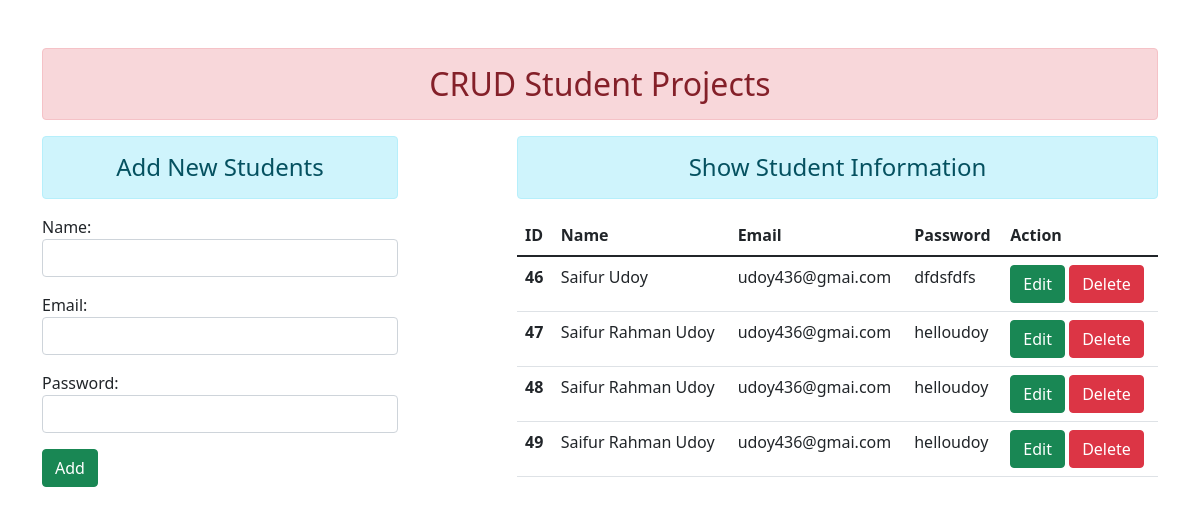
The page / on the database its author committed.
### enroll/models.py (models this page shows, shortened)
class User(models.Model):
    name = models.CharField(max_length=70)
    email = models.EmailField()
    password = models.CharField(max_length=100)

### enroll/views.py (the view)
# urls.py: path('', views.add_show, name='add_show'),
def add_show(request):
    if request.method == 'POST':
        fm = StudentRegistration(request.POST)
        if fm.is_valid():
            nm = fm.cleaned_data['name']
            em = fm.cleaned_data['email']
            pw = fm.cleaned_data['password']
            reg = User(name=nm, email=em, password=pw)
            reg.save()
            fm = StudentRegistration()
    else:
        fm = StudentRegistration()
    stud = User.objects.all()
    return render(request, 'enroll/index.html', {'form':fm, 'stu':stud})

### enroll/forms.py
class StudentRegistration(forms.ModelForm):
    class Meta:
        model = User
        fields = ['name', 'email', 'password']
        widgets = {
            'name':forms.TextInput(attrs={'class':'form-control'}),
            'email':forms.EmailInput(attrs={'class':'form-control'}),
            'password':forms.PasswordInput(attrs={'class':'form-control'}),
        }

### enroll/templates/enroll/index.html (shortened to what this page needs)
{% extends 'enroll/base.html' %}
{% block content %}
<div class="container">
    <div class="row">
        <div class="col-sm-4">
            <h4 class="text-center alert alert-info">Add New Students</h4>
            <form action="/" method="POST">
                {{ form.as_p }}
                <input type="submit" value="Add" class="btn btn-success">
            </form>
        </div>
        <div class="col-sm-7 offset-1">
            <h4 class="text-center alert alert-info">Show Student Information</h4>
            {% if stu %}
            <table class="table table-hover">
                <thead>
                  <tr>
                    <th scope="col">ID</th>
                    <th scope="col">Name</th>
                    <th scope="col">Email</th>
                    <th scope="col">Password</th>
                    <th scope="col">Action</th>
                  </tr>
                </thead>
                <tbody>
                    {% for st in stu %}
                  <tr>
                    <th scope="row">{{ st.id }}</th>
                    <td>{{ st.name }}</td>
                    <td>{{ st.email }}</td>
                    <td>{{ st.password }}</td>
                    <td>
                        <form action="{% url 'updatedata' st.id %}" method="POST" class="d-inline">
                            <input type="submit" value="Edit" class="btn btn-success">
                        </form>
                        <form action="{% url 'deletedata' st.id %}" method="POST" class="d-inline">
                            <input type="submit" value="Delete" class="btn btn-danger">
                        </form>
                    </td>
                  </tr>
                  {% endfor %}
                </tbody>
              </table>
            {% else %}
            <h4 class="text-center alert alert-worning">No Data</h4>
            {% endif %}
        </div>
    </div>
</div>
{% endblock content %}

### enroll/templates/enroll/base.html (shortened to what this page needs)
{% load static %}
<!DOCTYPE html>
<html lang="en">
<head>
    <link rel="stylesheet" href="{% static 'enroll/css/bootstrap.css' %}">
</head>
<body>
    <div class="container mt-5">
        <h2 class="text-center alert alert-danger">CRUD Student Projects</h2>
    </div>
    {% block content %}
    {% endblock content %}
</body>
</html>

### rows shown on the page
User: id "46", name "Saifur Udoy", email "udoy436@gmai.com", password "dfdsfdfs"
User: id "47", name "Saifur Rahman Udoy", email "udoy436@gmai.com", password "helloudoy"
User: id "48", name "Saifur Rahman Udoy", email "udoy436@gmai.com", password "helloudoy"
User: id "49", name "Saifur Rahman Udoy", email "udoy436@gmai.com", password "helloudoy"
